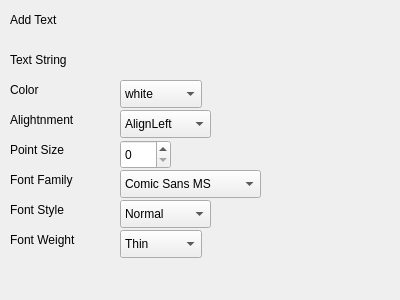
<?xml version="1.0" encoding="UTF-8"?>
<ui version="4.0">
 <class>Text_Editor</class>
 <widget class="QDialog" name="Text_Editor">
  <property name="geometry">
   <rect>
    <x>0</x>
    <y>0</y>
    <width>400</width>
    <height>300</height>
   </rect>
  </property>
  <property name="windowTitle">
   <string>Dialog</string>
  </property>
  <widget class="QLabel" name="label">
   <property name="geometry">
    <rect>
     <x>10</x>
     <y>10</y>
     <width>81</width>
     <height>20</height>
    </rect>
   </property>
   <property name="text">
    <string>Add Text</string>
   </property>
  </widget>
  <widget class="QLabel" name="label_2">
   <property name="geometry">
    <rect>
     <x>10</x>
     <y>50</y>
     <width>91</width>
     <height>20</height>
    </rect>
   </property>
   <property name="text">
    <string>Text String</string>
   </property>
  </widget>
  <widget class="QLabel" name="label_3">
   <property name="geometry">
    <rect>
     <x>10</x>
     <y>80</y>
     <width>71</width>
     <height>20</height>
    </rect>
   </property>
   <property name="text">
    <string>Color</string>
   </property>
  </widget>
  <widget class="QLabel" name="label_4">
   <property name="geometry">
    <rect>
     <x>10</x>
     <y>110</y>
     <width>121</width>
     <height>20</height>
    </rect>
   </property>
   <property name="text">
    <string>Alightnment</string>
   </property>
  </widget>
  <widget class="QLabel" name="label_5">
   <property name="geometry">
    <rect>
     <x>10</x>
     <y>140</y>
     <width>111</width>
     <height>20</height>
    </rect>
   </property>
   <property name="text">
    <string>Point Size</string>
   </property>
  </widget>
  <widget class="QLabel" name="label_6">
   <property name="geometry">
    <rect>
     <x>10</x>
     <y>170</y>
     <width>91</width>
     <height>20</height>
    </rect>
   </property>
   <property name="text">
    <string>Font Family</string>
   </property>
  </widget>
  <widget class="QLabel" name="label_7">
   <property name="geometry">
    <rect>
     <x>10</x>
     <y>200</y>
     <width>71</width>
     <height>20</height>
    </rect>
   </property>
   <property name="text">
    <string>Font Style</string>
   </property>
  </widget>
  <widget class="QLabel" name="label_8">
   <property name="geometry">
    <rect>
     <x>10</x>
     <y>230</y>
     <width>101</width>
     <height>20</height>
    </rect>
   </property>
   <property name="text">
    <string>Font Weight</string>
   </property>
  </widget>
  <widget class="QComboBox" name="comboBox">
   <property name="geometry">
    <rect>
     <x>120</x>
     <y>80</y>
     <width>82</width>
     <height>28</height>
    </rect>
   </property>
   <item>
    <property name="text">
     <string>white</string>
    </property>
   </item>
   <item>
    <property name="text">
     <string>black</string>
    </property>
   </item>
   <item>
    <property name="text">
     <string>red</string>
    </property>
   </item>
   <item>
    <property name="text">
     <string>green</string>
    </property>
   </item>
   <item>
    <property name="text">
     <string>blue</string>
    </property>
   </item>
   <item>
    <property name="text">
     <string>cyan</string>
    </property>
   </item>
   <item>
    <property name="text">
     <string>magenta</string>
    </property>
   </item>
   <item>
    <property name="text">
     <string>yellow</string>
    </property>
   </item>
   <item>
    <property name="text">
     <string>gray</string>
    </property>
   </item>
  </widget>
  <widget class="QComboBox" name="comboBox_2">
   <property name="geometry">
    <rect>
     <x>120</x>
     <y>110</y>
     <width>91</width>
     <height>28</height>
    </rect>
   </property>
   <item>
    <property name="text">
     <string>AlignLeft</string>
    </property>
   </item>
   <item>
    <property name="text">
     <string>AlignRight</string>
    </property>
   </item>
   <item>
    <property name="text">
     <string>AlignTop</string>
    </property>
   </item>
   <item>
    <property name="text">
     <string>AlignBottom</string>
    </property>
   </item>
   <item>
    <property name="text">
     <string>AlignCenter</string>
    </property>
   </item>
  </widget>
  <widget class="QComboBox" name="comboBox_4">
   <property name="geometry">
    <rect>
     <x>120</x>
     <y>170</y>
     <width>141</width>
     <height>28</height>
    </rect>
   </property>
   <item>
    <property name="text">
     <string>Comic Sans MS</string>
    </property>
   </item>
   <item>
    <property name="text">
     <string>Courier</string>
    </property>
   </item>
   <item>
    <property name="text">
     <string>Helvetica</string>
    </property>
   </item>
   <item>
    <property name="text">
     <string>Times</string>
    </property>
   </item>
  </widget>
  <widget class="QComboBox" name="comboBox_5">
   <property name="geometry">
    <rect>
     <x>120</x>
     <y>200</y>
     <width>91</width>
     <height>28</height>
    </rect>
   </property>
   <item>
    <property name="text">
     <string>Normal</string>
    </property>
   </item>
   <item>
    <property name="text">
     <string>Italic</string>
    </property>
   </item>
   <item>
    <property name="text">
     <string>Oblique</string>
    </property>
   </item>
  </widget>
  <widget class="QComboBox" name="comboBox_3">
   <property name="geometry">
    <rect>
     <x>120</x>
     <y>230</y>
     <width>82</width>
     <height>28</height>
    </rect>
   </property>
   <item>
    <property name="text">
     <string>Thin</string>
    </property>
   </item>
   <item>
    <property name="text">
     <string>Light</string>
    </property>
   </item>
   <item>
    <property name="text">
     <string>Normal</string>
    </property>
   </item>
   <item>
    <property name="text">
     <string>Bold</string>
    </property>
   </item>
  </widget>
  <widget class="QSpinBox" name="spinBox">
   <property name="geometry">
    <rect>
     <x>120</x>
     <y>140</y>
     <width>51</width>
     <height>29</height>
    </rect>
   </property>
  </widget>
 </widget>
 <resources/>
 <connections/>
</ui>
